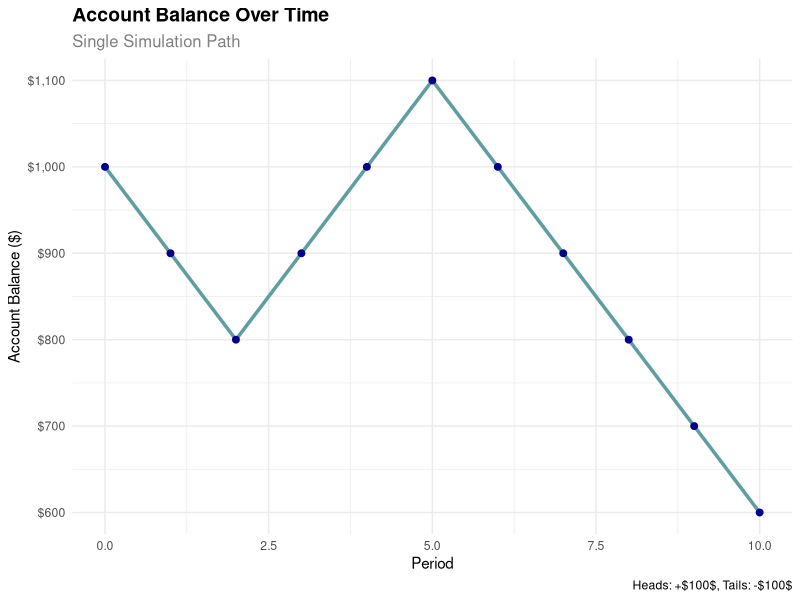
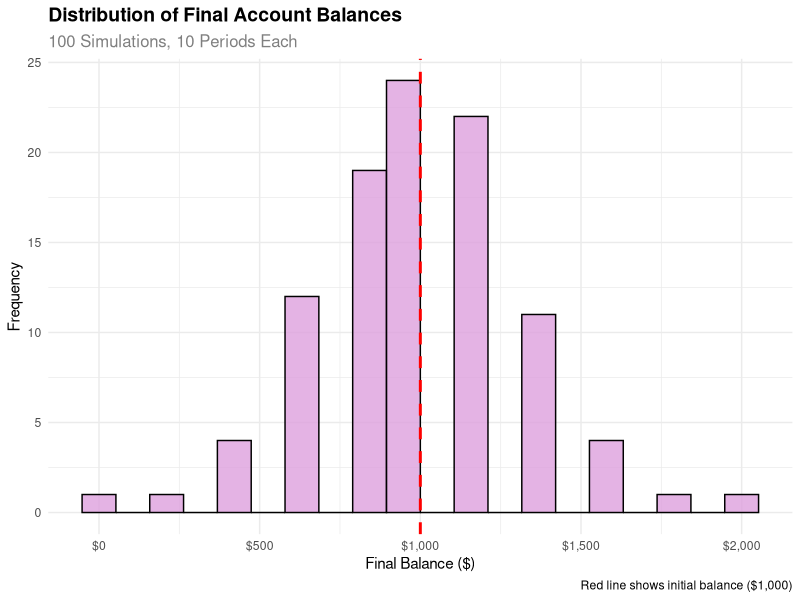
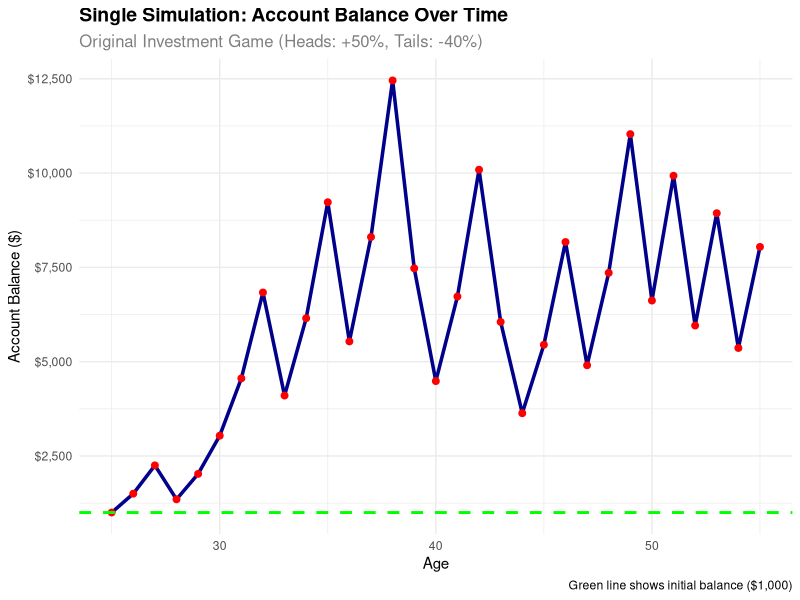
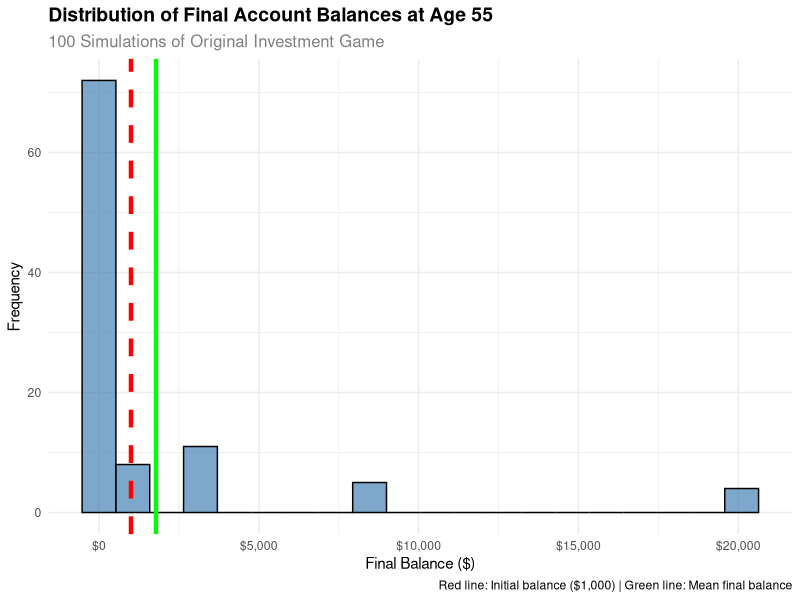

Here is the R script that generated these plots, in order:
## ---- chunk 1
#| label: simple-sim-r
#| fig-cap: R simulation of coin flip game
#| echo: true

suppressPackageStartupMessages(library(tidyverse))

# Set seed for reproducibility
set.seed(123)

# Number of simulations
n_sims <- 10

# Create simulation data
sim_data <- tibble(
  sim_num = 1:n_sims,
  coin_flip = rbinom(n = n_sims, size = 1, prob = 0.5)
) %>%
  mutate(
    winnings = if_else(coin_flip == 1, 100, -100)
  )

# Display results
sim_data
## ---- chunk 2
#| label: timeseries-sim-r
#| fig-cap: R time-series simulation of account balance
#| echo: true

suppressPackageStartupMessages(library(tidyverse))
suppressPackageStartupMessages(library(ggplot2))

# Set seed for reproducibility
set.seed(456)

# Parameters
initial_balance <- 1000
n_periods <- 10
n_sims <- 1  # Start with one simulation

# Simulate one path
simulate_path <- function(initial, periods) {
  balance <- initial
  path <- numeric(periods + 1)
  path[1] <- initial
  
  for (i in 1:periods) {
    coin_flip <- rbinom(1, 1, 0.5)
    if (coin_flip == 1) {
      balance <- balance + 100
    } else {
      balance <- balance - 100
    }
    path[i + 1] <- balance
  }
  
  return(path)
}

# Run simulation
time_series_data <- tibble(
  period = 0:n_periods,
  balance = simulate_path(initial_balance, n_periods)
)

# Create time series plot
ggplot(time_series_data, aes(x = period, y = balance)) +
  geom_line(color = "cadetblue", linewidth = 1.2) +
  geom_point(color = "darkblue", size = 2) +
  labs(
    title = "Account Balance Over Time",
    subtitle = "Single Simulation Path",
    x = "Period",
    y = "Account Balance ($)",
    caption = "Heads: +$100$, Tails: -$100$"
  ) +
  scale_y_continuous(labels = scales::dollar_format()) +
  theme_minimal() +
  theme(
    plot.title = element_text(size = 14, face = "bold"),
    plot.subtitle = element_text(size = 12, color = "gray50")
  )

# Show the data
time_series_data
## ---- chunk 3
#| label: distribution-sim-r
#| fig-cap: R probability distribution of final balances
#| echo: true

suppressPackageStartupMessages(library(tidyverse))
suppressPackageStartupMessages(library(ggplot2))

# Set seed for reproducibility
set.seed(789)

# Parameters
initial_balance <- 1000
n_periods <- 10
n_sims <- 100  # Multiple simulations

# Simulate multiple paths
simulate_final_balance <- function(initial, periods) {
  balance <- initial
  for (i in 1:periods) {
    coin_flip <- rbinom(1, 1, 0.5)
    if (coin_flip == 1) {
      balance <- balance + 100  # $100 gain
    } else {
      balance <- balance - 100  # $100 loss
    }
  }
  return(balance)
}

# Run multiple simulations
final_balances <- replicate(n_sims, simulate_final_balance(initial_balance, n_periods))

# Create data frame
distribution_data <- tibble(
  sim_num = 1:n_sims,
  final_balance = final_balances
)

# Create histogram
ggplot(distribution_data, aes(x = final_balance)) +
  geom_histogram(bins = 20, fill = "plum", alpha = 0.8, color = "black") +
  geom_vline(xintercept = initial_balance, color = "red", linetype = "dashed", linewidth = 1) +
  labs(
    title = "Distribution of Final Account Balances",
    subtitle = paste("100 Simulations,", n_periods, "Periods Each"),
    x = "Final Balance ($)",
    y = "Frequency",
    caption = "Red line shows initial balance ($1,000)"
  ) +
  scale_x_continuous(labels = scales::dollar_format()) +
  theme_minimal() +
  theme(
    plot.title = element_text(size = 14, face = "bold"),
    plot.subtitle = element_text(size = 12, color = "gray50")
  )

# Summary statistics
summary_stats <- distribution_data %>%
  summarise(
    mean_balance = mean(final_balance),
    median_balance = median(final_balance),
    prob_above_initial = mean(final_balance > initial_balance)
  )

print("Summary Statistics:")
summary_stats
## ---- chunk 4
#| label: expected-value-r
#| fig-cap: R calculation of expected value after 1 coin flip
#| echo: true

# Game parameters
initial_balance <- 1000
heads_multiplier <- 1.5  # +50%
tails_multiplier <- 0.6  # -40%
prob_heads <- 0.5

# Calculate expected value after 1 flip
balance_heads <- initial_balance * heads_multiplier
balance_tails <- initial_balance * tails_multiplier
expected_value <- prob_heads * balance_heads + (1 - prob_heads) * balance_tails

cat("Expected Value Analysis:\n")
cat("Initial balance: $", initial_balance, "\n")
cat("Balance if heads (+50%): $", balance_heads, "\n")
cat("Balance if tails (-40%): $", balance_tails, "\n")
cat("Expected value after 1 flip: $", expected_value, "\n")
cat("Expected gain/loss: $", expected_value - initial_balance, "\n")
## ---- chunk 5
#| label: single-simulation-r
#| fig-cap: R single simulation of account balance over time
#| echo: true

suppressPackageStartupMessages(library(tidyverse))
suppressPackageStartupMessages(library(ggplot2))

# Set seed for reproducibility
set.seed(42)

# Parameters
initial_balance <- 1000
start_age <- 25
end_age <- 55
years <- end_age - start_age
heads_multiplier <- 1.5
tails_multiplier <- 0.6

# Simulate single path
simulate_single_path <- function(initial, years) {
  balance <- initial
  path <- numeric(years + 1)
  path[1] <- initial
  
  for (i in 1:years) {
    coin_flip <- rbinom(1, 1, 0.5)
    if (coin_flip == 1) {
      balance <- balance * heads_multiplier  # Heads: +50%
    } else {
      balance <- balance * tails_multiplier  # Tails: -40%
    }
    path[i + 1] <- balance
  }
  
  return(path)
}

# Run simulation
single_path <- simulate_single_path(initial_balance, years)

# Create data frame
simulation_data <- tibble(
  age = start_age:end_age,
  balance = single_path
)

# Create plot
ggplot(simulation_data, aes(x = age, y = balance)) +
  geom_line(color = "darkblue", linewidth = 1.2) +
  geom_point(color = "red", size = 2) +
  geom_hline(yintercept = initial_balance, color = "green", linetype = "dashed", linewidth = 1) +
  labs(
    title = "Single Simulation: Account Balance Over Time",
    subtitle = "Original Investment Game (Heads: +50%, Tails: -40%)",
    x = "Age",
    y = "Account Balance ($)",
    caption = "Green line shows initial balance ($1,000)"
  ) +
  scale_y_continuous(labels = scales::dollar_format()) +
  theme_minimal() +
  theme(
    plot.title = element_text(size = 14, face = "bold"),
    plot.subtitle = element_text(size = 12, color = "gray50")
  )

# Show final results
cat("Single Simulation Results:\n")
cat("Initial balance (age 25): $", initial_balance, "\n")
cat("Final balance (age 55): $", round(single_path[length(single_path)]), "\n")
cat("Total gain/loss: $", round(single_path[length(single_path)] - initial_balance), "\n")
cat("Percentage change: ", round((single_path[length(single_path)] / initial_balance - 1) * 100, 1), "%\n")
## ---- chunk 6
#| label: multiple-simulations-r
#| fig-cap: R multiple simulations showing distribution of final balances
#| echo: true

suppressPackageStartupMessages(library(tidyverse))
suppressPackageStartupMessages(library(ggplot2))

# Set seed for reproducibility
set.seed(123)

# Parameters
initial_balance <- 1000
start_age <- 25
end_age <- 55
years <- end_age - start_age
heads_multiplier <- 1.5
tails_multiplier <- 0.6
n_simulations <- 100

# Function to simulate single path
simulate_single_path <- function(initial, years) {
  balance <- initial
  path <- numeric(years + 1)
  path[1] <- initial
  
  for (i in 1:years) {
    coin_flip <- rbinom(1, 1, 0.5)
    if (coin_flip == 1) {
      balance <- balance * heads_multiplier  # Heads: +50%
    } else {
      balance <- balance * tails_multiplier  # Tails: -40%
    }
    path[i + 1] <- balance
  }
  
  return(path)
}

# Run multiple simulations
cat("Running", n_simulations, "simulations...\n")

# Store all simulation results
all_simulations <- matrix(0, nrow = n_simulations, ncol = years + 1)
final_balances <- numeric(n_simulations)

for (i in 1:n_simulations) {
  path <- simulate_single_path(initial_balance, years)
  all_simulations[i, ] <- path
  final_balances[i] <- path[length(path)]
}

# Create data frame for final balances
final_balance_data <- tibble(
  simulation = 1:n_simulations,
  final_balance = final_balances
)

# Create histogram of final balances
ggplot(final_balance_data, aes(x = final_balance)) +
  geom_histogram(bins = 20, fill = "steelblue", alpha = 0.7, color = "black") +
  geom_vline(xintercept = initial_balance, color = "red", linetype = "dashed", linewidth = 1.5) +
  geom_vline(xintercept = mean(final_balances), color = "green", linetype = "solid", linewidth = 1.5) +
  labs(
    title = "Distribution of Final Account Balances at Age 55",
    subtitle = paste("100 Simulations of Original Investment Game"),
    x = "Final Balance ($)",
    y = "Frequency",
    caption = "Red line: Initial balance ($1,000) | Green line: Mean final balance"
  ) +
  scale_x_continuous(labels = scales::dollar_format()) +
  theme_minimal() +
  theme(
    plot.title = element_text(size = 14, face = "bold"),
    plot.subtitle = element_text(size = 12, color = "gray50")
  )

# Summary statistics
cat("\n=== 100 Simulations Summary ===\n")
cat("Initial balance: $", initial_balance, "\n")
cat("Mean final balance: $", round(mean(final_balances)), "\n")
cat("Median final balance: $", round(median(final_balances)), "\n")
cat("Min final balance: $", round(min(final_balances)), "\n")
cat("Max final balance: $", round(max(final_balances)), "\n")
cat("Standard deviation: $", round(sd(final_balances)), "\n")
cat("Probability of ending above $1,000: ", round(mean(final_balances > initial_balance), 3), "\n")
cat("Probability of ending above $10,000: ", round(mean(final_balances > 10000), 3), "\n")
cat("Probability of ending below $100: ", round(mean(final_balances < 100), 3), "\n")
## ---- chunk 7
#| label: probability-analysis-r
#| fig-cap: R detailed probability analysis of final balances
#| echo: true

suppressPackageStartupMessages(library(tidyverse))
suppressPackageStartupMessages(library(ggplot2))

# Set seed for reproducibility (same as before)
set.seed(123)

# Parameters
initial_balance <- 1000
start_age <- 25
end_age <- 55
years <- end_age - start_age
heads_multiplier <- 1.5
tails_multiplier <- 0.6
n_simulations <- 100

# Function to simulate single path
simulate_single_path <- function(initial, years) {
  balance <- initial
  path <- numeric(years + 1)
  path[1] <- initial
  
  for (i in 1:years) {
    coin_flip <- rbinom(1, 1, 0.5)
    if (coin_flip == 1) {
      balance <- balance * heads_multiplier  # Heads: +50%
    } else {
      balance <- balance * tails_multiplier  # Tails: -40%
    }
    path[i + 1] <- balance
  }
  
  return(path)
}

# Run simulations
final_balances <- numeric(n_simulations)
for (i in 1:n_simulations) {
  path <- simulate_single_path(initial_balance, years)
  final_balances[i] <- path[length(path)]
}

# Calculate probabilities
prob_above_1000 <- mean(final_balances > 1000)
prob_above_5000 <- mean(final_balances > 5000)
prob_above_10000 <- mean(final_balances > 10000)
prob_below_100 <- mean(final_balances < 100)
prob_below_500 <- mean(final_balances < 500)

# Create detailed probability analysis
probability_data <- tibble(
  threshold = c("$100", "$500", "$1,000", "$5,000", "$10,000"),
  value = c(100, 500, 1000, 5000, 10000),
  probability_above = c(
    mean(final_balances > 100),
    mean(final_balances > 500),
    mean(final_balances > 1000),
    mean(final_balances > 5000),
    mean(final_balances > 10000)
  ),
  probability_below = c(
    mean(final_balances < 100),
    mean(final_balances < 500),
    mean(final_balances < 1000),
    mean(final_balances < 5000),
    mean(final_balances < 10000)
  )
)

# Display probability table
cat("=== DETAILED PROBABILITY ANALYSIS ===\n")
cat("Based on 100 simulations of the original investment game:\n\n")

for (i in 1:nrow(probability_data)) {
  cat("Probability of ending ABOVE", probability_data$threshold[i], ":", 
      round(probability_data$probability_above[i], 3), "(", 
      round(probability_data$probability_above[i] * 100, 1), "%)\n")
}

cat("\n")
for (i in 1:nrow(probability_data)) {
  cat("Probability of ending BELOW", probability_data$threshold[i], ":", 
      round(probability_data$probability_below[i], 3), "(", 
      round(probability_data$probability_below[i] * 100, 1), "%)\n")
}

# Key answer for 95% grade
cat("\n=== ANSWER TO QUESTION 5 ===\n")
cat("The probability that your account balance will be greater than $1,000 at age 55 is:", 
    round(prob_above_1000, 3), "(", round(prob_above_1000 * 100, 1), "%)\n")

# Additional insights
cat("\n=== ADDITIONAL INSIGHTS ===\n")
cat("Mean final balance: $", round(mean(final_balances)), "\n")
cat("Median final balance: $", round(median(final_balances)), "\n")
cat("Standard deviation: $", round(sd(final_balances)), "\n")
cat("Range: $", round(min(final_balances)), " to $", round(max(final_balances)), "\n")
